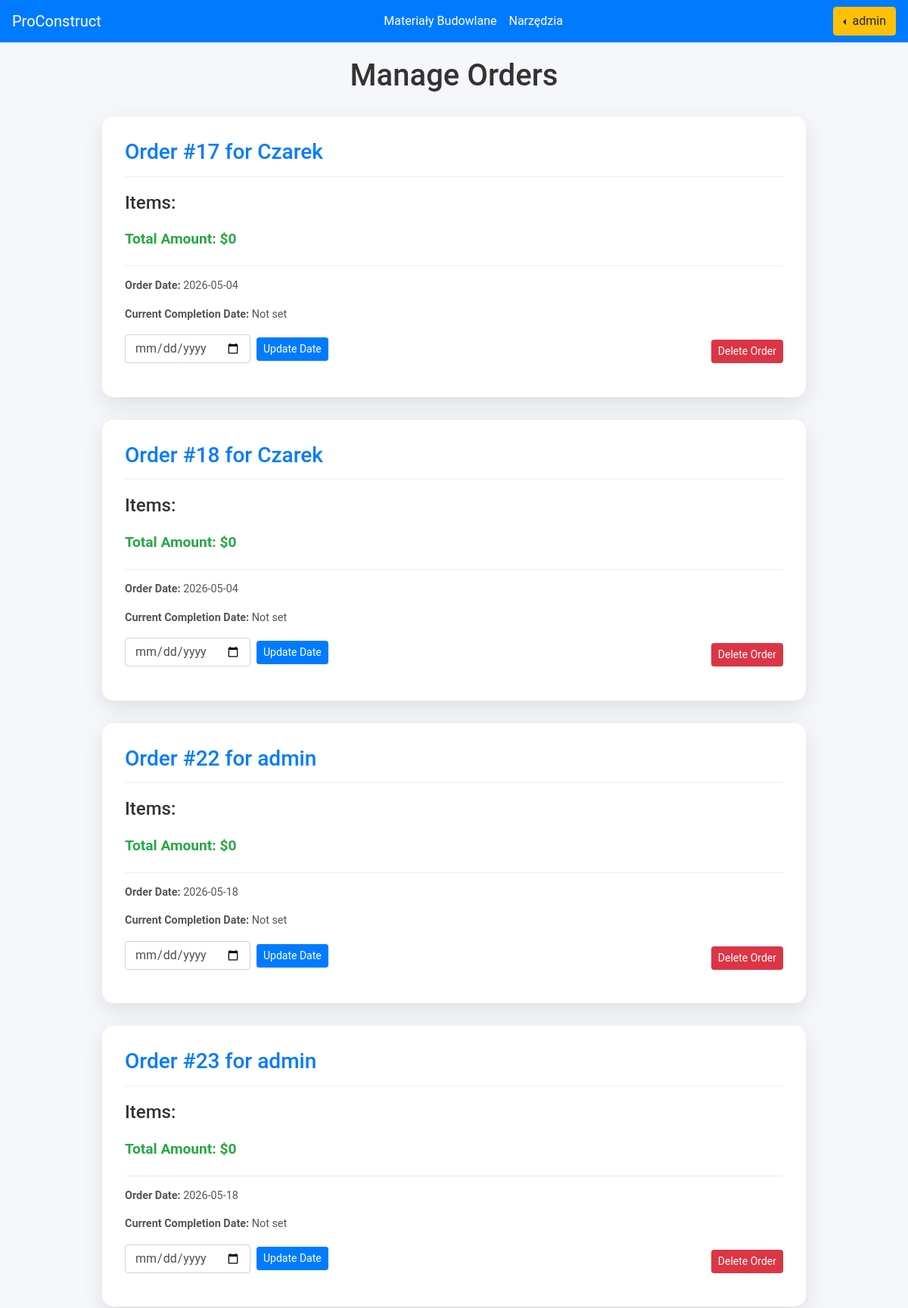
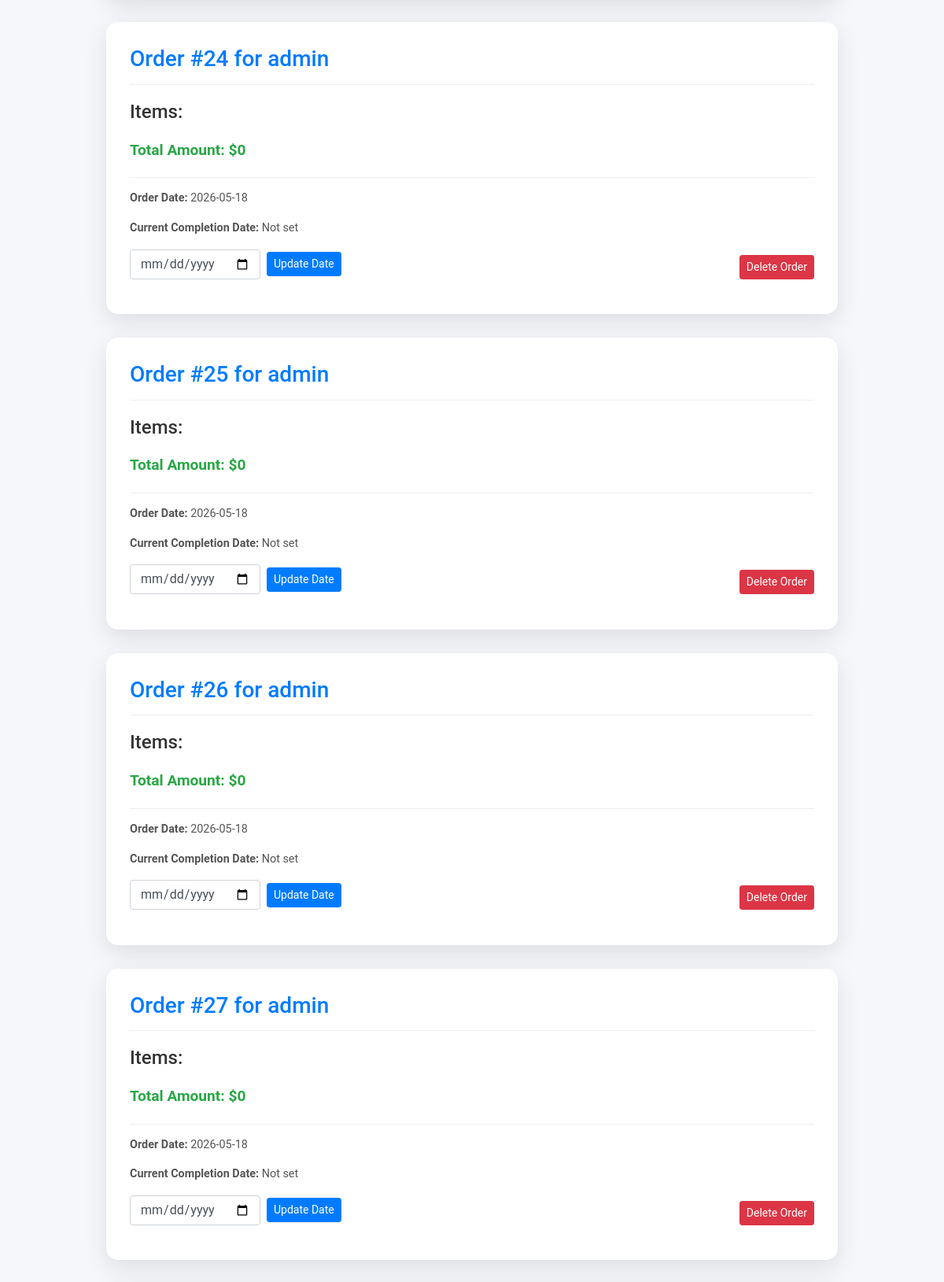
Screenshot of /seller/orders_manage/ (signed in, upper part) with the database file from the repository (2 pictures, top to bottom).
### users/models.py (models this page shows, shortened)
class CustomUser(AbstractUser):
    email = models.EmailField(_('email address'), unique=True)
    USERNAME_FIELD = 'email'
    REQUIRED_FIELDS = ('username',)
    objects = CustomUserManager()

### base/models.py (models this page shows)
class Order(models.Model):
    STATUS_CHOICES = [
        ('pending', 'Pending'),
        ('completed', 'Completed'),
        ('failed', 'Failed'),
        ('cancelled', 'Cancelled'),
    ]
    user = models.ForeignKey(settings.AUTH_USER_MODEL, on_delete=models.CASCADE)
    order_date = models.DateTimeField(auto_now_add=True)
    order_completion_date = models.DateTimeField(null=True, blank=True)
    payu_order_id = models.CharField(max_length=100, null=True, blank=True)
    payment_status = models.CharField(max_length=20, choices=STATUS_CHOICES, default='pending')
    total_amount = models.DecimalField(max_digits=10, decimal_places=2, default=0)
    def __str__(self):
        return f"Order #{self.id} for {self.user.username}"

### seller/views.py (the view, shortened to what this page needs)
# urls.py: path('orders_manage/', views.orders_manage, name='orders_manage'),
@login_required()
@user_passes_test(lambda u: u.is_staff)
def orders_manage(request):
    orders = Order.objects.all()
    order_data = []
    for order in orders:
        order_products = OrderProduct.objects.filter(order=order)
        order_equipments = OrderEquipment.objects.filter(order=order)
        total_amount_products = sum(product.cart_item.product.price * product.cart_item.product_quantity for product in order_products)
        total_amount_equipments = sum(equipment.cart_item.equipment.price * equipment.cart_item.equipment_quantity for equipment in order_equipments)
        total_amount = total_amount_products + total_amount_equipments
        order_data.append({
            'order': order,
            'order_products': order_products,
            'order_equipments': order_equipments,
            'total_amount': total_amount
        })
    return render(request, 'seller/orders_manage.html', {'order_data': order_data})

### templates/seller/orders_manage.html (shortened to what this page needs)
{% include 'base/navbar.html' %}
{% load static %}
{% block extra_head %}
    <link rel="stylesheet" href="{% static 'orders.css' %}">
{% endblock %}
{% block content %}
<div class="container">
    <h1>Manage Orders</h1>
    {% for order_info in order_data %}
    <div class="order-card">
        <div class="order-card-header">
            <h2>{{ order_info.order }}</h2>
        </div>
        <div class="order-card-body">
            <h4>Items:</h4>
            <p class="total-amount">Total Amount: ${{ order_info.total_amount }}</p>
        </div>
        <div class="order-card-footer">
            <p><strong>Order Date:</strong> {{ order_info.order.order_date|date:"Y-m-d" }}</p>
            <p><strong>Current Completion Date:</strong> {{ order_info.order.order_completion_date|date:"Y-m-d"|default:"Not set" }}</p>
            <div class="d-flex justify-content-between align-items-end mt-3">
                <form method="post" action="{% url 'orders_manage' %}" class="form-inline">
                    <div class="form-group mr-2">
                        <input type="date" class="form-control" name="order_completion_date" id="completion_date_{{ order_info.order.id }}" value="{{ order_info.order.order_completion_date|date:"Y-m-d" }}">
                    </div>
                    <button type="submit" class="btn btn-primary btn-sm">Update Date</button>
                </form>
                <form method="post" action="{% url 'orders_manage' %}">
                    <button type="submit" class="btn btn-danger btn-sm">Delete Order</button>
                </form>
            </div>
        </div>
    </div>
    {% endfor %}
</div>
{% endblock %}

### templates/base/navbar.html (shortened to what this page needs)
<link rel="stylesheet" href="https://cdn.jsdelivr.net/npm/bootstrap@4.4.1/dist/css/bootstrap.min.css">
<nav class="navbar navbar-expand-md navbar-dark sticky-top bg-primary">
    <a class="navbar-brand" href="/">ProConstruct</a>
    <div class="collapse navbar-collapse" id="navbarNav">
        <ul class="navbar-nav mx-auto">
            <li class="nav-item">
                <a class="nav-link" style="color: white;" href="{% url 'product-list' %}">Materiały Budowlane</a>
            </li>
            <li class="nav-item">
                <a class="nav-link" style="color: white;" href="{% url 'equipment-list' %}">Narzędzia</a>
            </li>
        </ul>
        <div class="navbar-nav">
            {% if request.user.is_authenticated %}
                <div class="dropleft">
                    <button class="btn btn-warning dropdown-toggle" type="button" id="dropdownMenuButton" data-toggle="dropdown" aria-haspopup="true" aria-expanded="false">
                        {{ request.user.username }}
                    </button>
                </div>
            {% endif %}
        </div>
    </div>
</nav>

### static/orders.css (style rules this page uses)
.container { padding-top: 20px; width: 90%; max-width: 960px; margin: 0 auto; }
h1 { text-align: center; margin-bottom: 30px; font-size: 2.5rem; color: #333; }
.order-card { background: #ffffff; border-radius: 15px; box-shadow: 0 10px 30px rgba(0, 0, 0, 0.1); margin-bottom: 30px; padding: 30px; transition: transform 0.3s ease, box-shadow 0.3s ease; }
.order-card-header { border-bottom: 1px solid #eee; padding-bottom: 15px; margin-bottom: 20px; }
.order-card-header h2 { margin: 0; font-size: 1.75rem; color: #007bff; }
.order-card-footer { border-top: 1px solid #eee; padding-top: 15px; margin-top: 20px; font-size: 0.9rem; color: #555; }
.total-amount { font-size: 1.2rem; font-weight: bold; color: #28a745; margin-bottom: 15px; }

### rows the page displays
CustomUser: user.username "admin"
Order: order "Order #17 for Czarek", total_amount "0", order.order_date "2026-05-04", order.order_completion_date "Not set"
Order: order "Order #18 for Czarek", total_amount "0", order.order_date "2026-05-04", order.order_completion_date "Not set"
Order: order "Order #22 for admin", total_amount "0", order.order_date "2026-05-18", order.order_completion_date "Not set"
Order: order "Order #23 for admin", total_amount "0", order.order_date "2026-05-18", order.order_completion_date "Not set"
Order: order "Order #24 for admin", total_amount "0", order.order_date "2026-05-18", order.order_completion_date "Not set"
Order: order "Order #25 for admin", total_amount "0", order.order_date "2026-05-18", order.order_completion_date "Not set"
Order: order "Order #26 for admin", total_amount "0", order.order_date "2026-05-18", order.order_completion_date "Not set"
Order: order "Order #27 for admin", total_amount "0", order.order_date "2026-05-18", order.order_completion_date "Not set"
